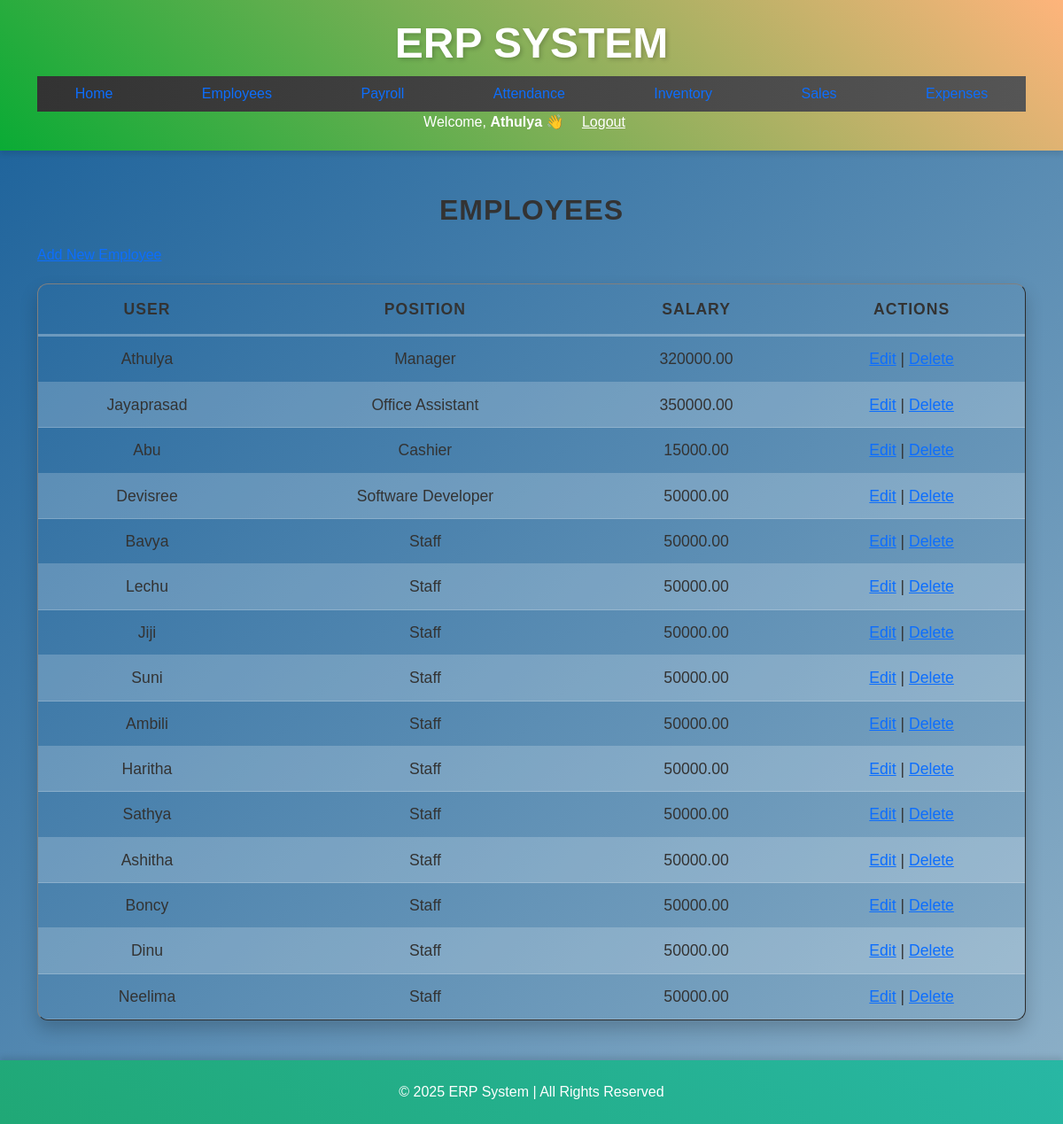
Before: /employees/ (signed in) with the older database file.
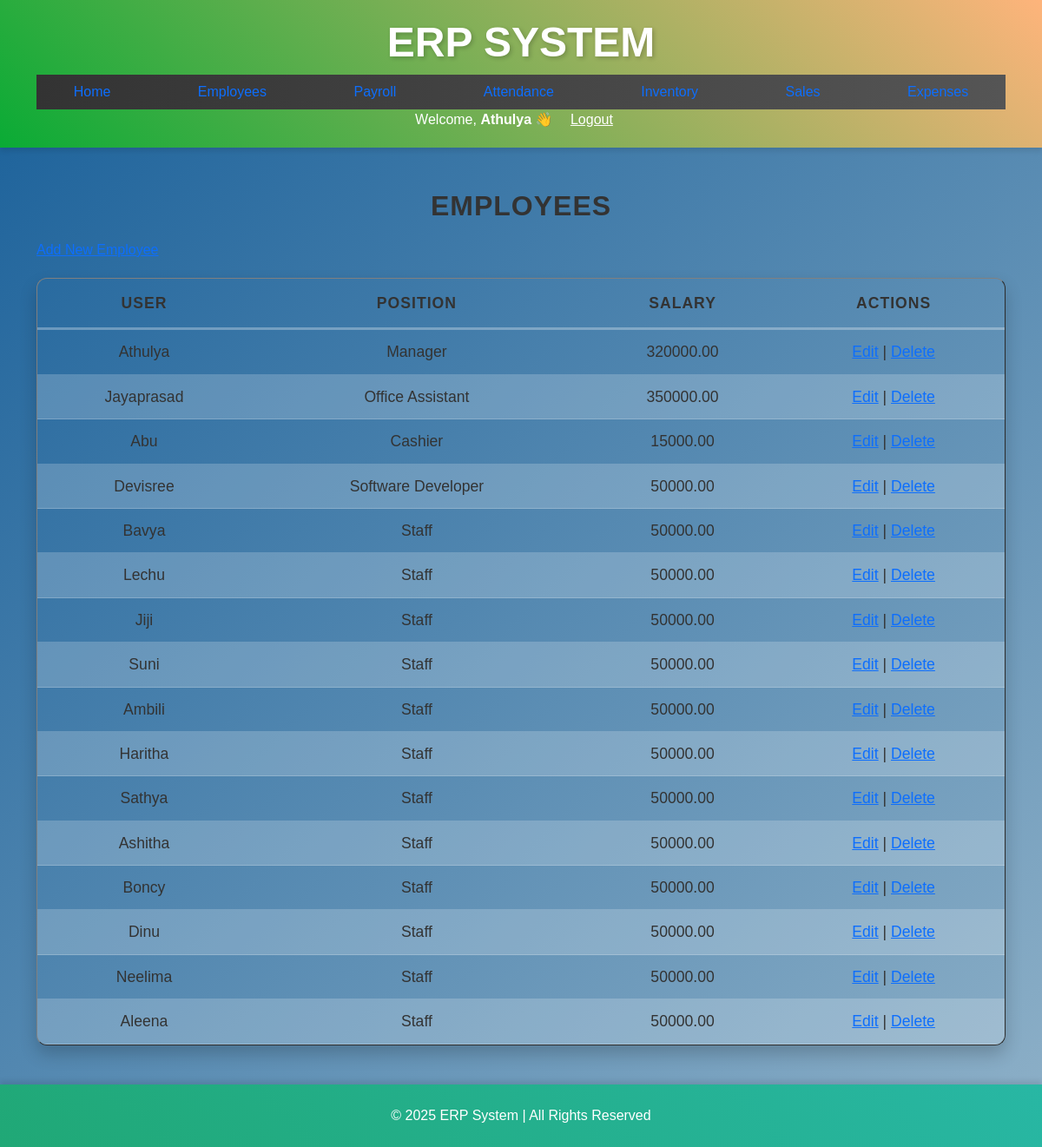
After: the same page with the newer database file.
### erp/models.py (models this page shows, shortened)
class Employee(models.Model):
    user=models.OneToOneField(User,on_delete=models.CASCADE)
    position=models.CharField(max_length=100)
    salary=models.DecimalField(max_digits=10,decimal_places=2)
    role = models.CharField(max_length=20, choices=[('Admin', 'Admin'), ('Employee', 'Employee')], default='Employee')

### erp/views.py (the view)
# urls.py: path("employees/", views.manage_employees, name="manage_employees"),
@login_required
def manage_employees(request):
    employees = Employee.objects.all()
    return render(request, 'employees.html', {'employees': employees})

### erp/templates/employees.html
{% extends 'base.html' %}
{% block content %}
  <h2>Employees</h2>
  <a href="{% url 'create_employee' %}">Add New Employee</a>
  <table border="1" cellspacing="0" cellpadding="5">
    <thead>
      <tr>
        <th>User</th>
        <th>Position</th>
        <th>Salary</th>
        <th>Actions</th>
      </tr>
    </thead>
    <tbody>
      {% for employee in employees %}
      <tr>
        <td>{{ employee.user.username }}</td>
        <td>{{ employee.position }}</td>
        <td>{{ employee.salary }}</td>
        <td>
          <a href="{% url 'update_employee' employee.pk %}">Edit</a> |
          <a href="{% url 'delete_employee' employee.pk %}">Delete</a>
        </td>
      </tr>
      {% empty %}
      <tr>
        <td colspan="4">No employees found.</td>
      </tr>
      {% endfor %}
    </tbody>
  </table>
{% endblock %}

Changed rows visible on the page:
added Employee: user.username "Aleena", position "Staff", salary "50000.00"
